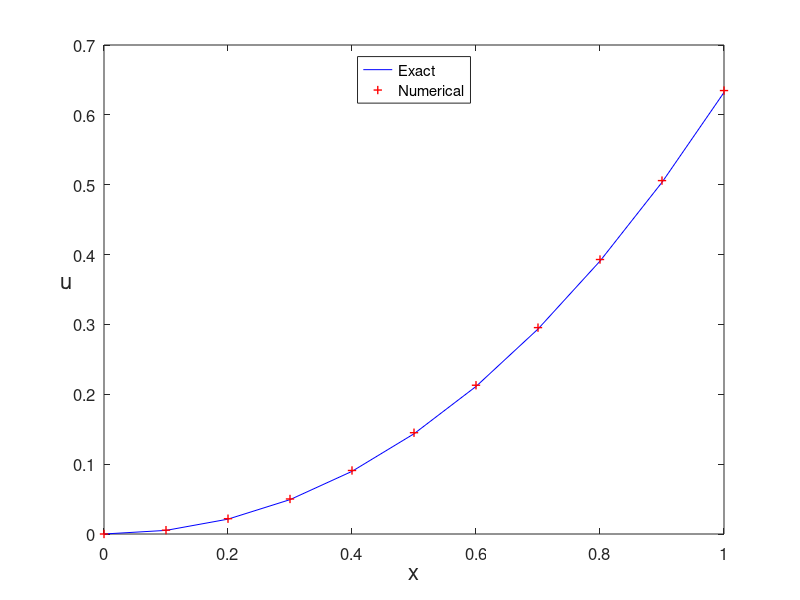

Source code (MATLAB):
% EulerPro.m
% Modified Euler method for the ODE model
% u'(x)=x^2+x-u, x in [0,1] 
% Initial condition: u(0)=0 ;
% Exact solution: u(x)=-exp(-x)+x^2-x+1.
clear all;  clf
h=0.1;
x=0:h:1;                     % function interval
N=length(x)-1;
u(1)=0;                      % initial value
fun=@(x,u) x.^2+x-u;         % RHS
for n=1:N
    k1=fun(x(n),u(n));
    k2=fun(x(n+1),u(n)+h*k1);
    u(n+1)=u(n)+(h/2)*(k1+k2);
end
ue=-exp(-x)+x.^2-x+1;        % exact solution
plot(x,ue,'b-',x,u,'r+','LineWidth',1)
legend('Exact','Numerical','location','North')
%title('Modified Euler Method','fontsize',12)
set(gca,'fontsize',12)
xlabel('x','fontsize', 16), ylabel('u','fontsize',16,'Rotation',0)

% print -dpng -r600  EulerPro.png
